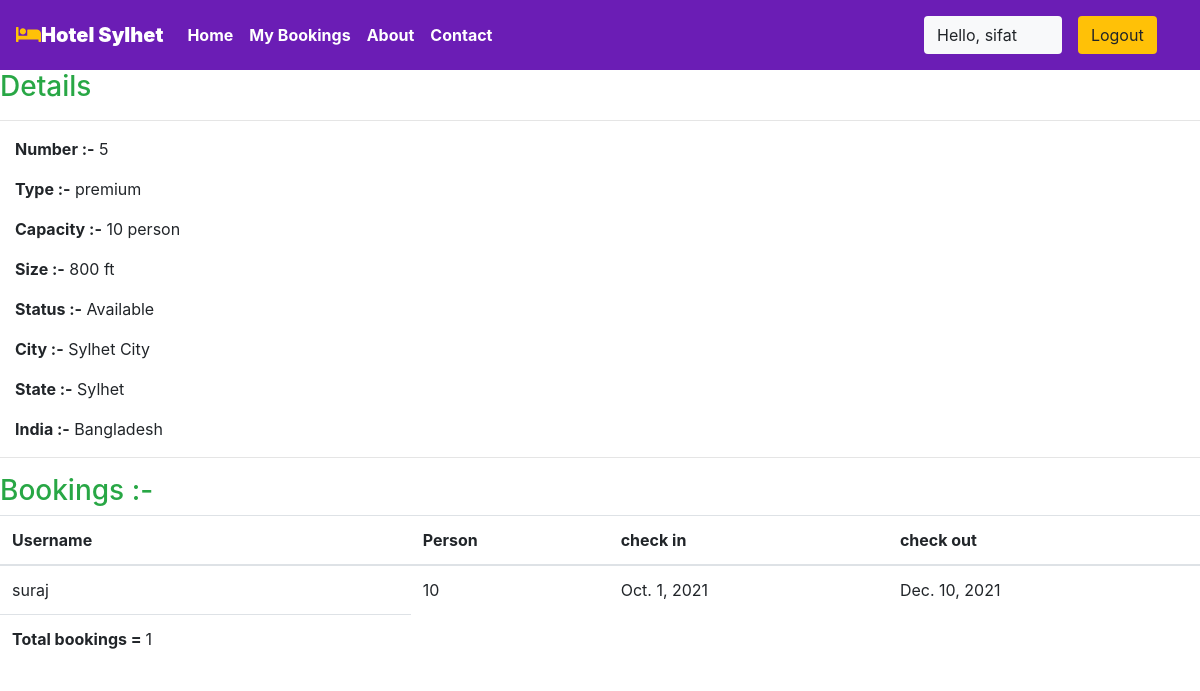
Page /staff/panel/view-room?roomid=1 (signed in) on the committed database.
### sust/models.py (models this page shows, shortened)
class Rooms(models.Model):
    ROOM_STATUS = (
    ("1", "available"),
    ("2", "not available"),
    )
    ROOM_TYPE = (
    ("1", "premium"),
    ("2", "deluxe"),
    ("3","basic"),
    )
    room_type = models.CharField(max_length=50,choices = ROOM_TYPE)
    capacity = models.IntegerField()
    price = models.IntegerField()
    size = models.IntegerField()
    hotel = models.ForeignKey(Hotels, on_delete = models.CASCADE)
    status = models.CharField(choices =ROOM_STATUS,max_length = 15)
    roomnumber = models.IntegerField()

class Hotels(models.Model):
    name = models.CharField(max_length=30,default="Sifat")
    owner = models.CharField(max_length=20)
    location = models.CharField(max_length=50)
    state = models.CharField(max_length=50,default="Sylhet")
    country = models.CharField(max_length=50,default="Bangladesh")

class Reservation(models.Model):
    check_in = models.DateField(auto_now =False)
    check_out = models.DateField()
    room = models.ForeignKey(Rooms, on_delete = models.CASCADE)
    guest = models.ForeignKey(User, on_delete= models.CASCADE)
    booking_id = models.CharField(max_length=100,default="null")

### sust/views.py (the view)
# urls.py: path('staff/panel/view-room', views.view_room),
@login_required(login_url='/staff')
def view_room(request):
    room_id = request.GET['roomid']
    room = Rooms.objects.all().get(id=room_id)
    reservation = Reservation.objects.all().filter(room=room)
    return HttpResponse(render(request,'staff/viewroom.html',{'room':room,'reservations':reservation}))

### templates/staff/viewroom.html
 {% extends 'basic.html' %} {% block title %}View Room {% endblock title %} {% block body %}
<h3 class="text-success"> Details</h3>
<hr>
<div class="container mx-0 ">
    <p><b>Number :-</b> {{room.roomnumber}}</p>
    <p><b>Type :-</b> {{room.get_room_type_display}}</p>
    <p><b>Capacity :-</b> {{room.capacity}} person</p>
    <p><b>Size :-</b> {{room.size}} ft</p>
    <p><b>Status :-</b> {{room.get_status_display| capfirst}} </p>
    <p><b>City :-</b> {{room.hotel.location| capfirst}} </p>
    <p><b>State :-</b> {{room.hotel.state| capfirst}} </p>
    <p><b>India :-</b> {{room.hotel.country| capfirst}} </p>
</div>
<hr> {% if reservations %}
<h3 class="text-success">Bookings :-</h3>
<table class="table">
    <thead>
        <th>Username</th>
        <th>Person</th>
        <th>check in</th>
        <th>check out</th>
    </thead>
    {% for each_detail in reservations %}
    <tr>
        <td>{{each_detail.guest.username}}</td>
        <td>{{each_detail.room.capacity}}</td>
        <td>{{each_detail.check_in}}</td>
        <td>{{each_detail.check_out}}</td>
    </tr>
    {% endfor %}
    <tr>
        <td><b>Total bookings = </b>{{reservations | length}}</td>
    </tr>
</table>
{% else %}
<p>No details found</p>
{% endif %} {% endblock body %}

### templates/basic.html (shortened to what this page needs)
{% load static %}
<!DOCTYPE html>
<!DOCTYPE html>
<html lang="en">
  <head>
    <link
      rel="stylesheet"
      href="https://use.fontawesome.com/releases/v5.7.0/css/all.css"
    />
    <link rel="stylesheet" href="{% static 'bootstrap\bootstrap.css' %}" />
    <link
      rel="stylesheet"
      href="https://maxcdn.bootstrapcdn.com/bootstrap/4.5.0/css/bootstrap.min.css"
    />
  </head>
  <body
    style="
      dbackground-image: url('https://source.unsplash.com/random');
      height: 100%;
    "
  >
    <div class="container-fluid px-0">
      <nav
        class="navbar navbar-expand-lg navbar-dark font-weight-bold"
        style="background-color: rgb(107, 29, 181)"
      >
        <a class="navbar-brand text-bold bg-black" href="/"
          ><i class="fas fa-bed text-warning"></i><b>Hotel Sylhet</b></a
        >
        <div class="collapse navbar-collapse" id="navbarSupportedContent">
          <ul class="navbar-nav mr-auto">
            <li class="nav-item active">
              <a class="nav-link text-bold" href="/home"> Home</a>
            </li>
            {% if user.is_staff %}
            <li class="nav-item active">
              <a class="nav-link text-bold" href="/staff/panel">Dashboard </a>
            </li>
            {% elif user.is_staff == False and user.is_authenticated %}
            <li class="nav-item active">
              <a class="nav-link text-bold" href="/user/bookings"
                >My Bookings
              </a>
            </li>
            {% endif %}
            <li class="nav-item active">
              <a class="nav-link text-bold" href="/about">About</a>
            </li>
            <li class="nav-item active">
              <a class="nav-link text-bold" href="/contact">Contact </a>
            </li>
          </ul>
          {% if user.is_authenticated %}
          <button
            class="btn btn-group bg-light"
            data-toggle="modal"
            data-target="#forlogin"
          >
            Hello, {{request.user}}
            <a href="/logout" class="nav-link">
              <button
                class="btn btn-group bg-warning"
                data-toggle="modal"
                data-target="#forlogin"
              >
                Logout
              </button></a
            >&nbsp; &nbsp;
          </button>
          {% endif %}
        </div>
      </nav>
    </div>
     {% block body %} {% endblock body %}
  </body>
</html>

### templates/basic.html (style rules this page uses)
a { text-decoration: none; }

### rows in the picture
Rooms: roomnumber "5", room_type "premium", capacity "10", size "800", status "Available", hotel.location "Sylhet City", hotel.state "Sylhet", hotel.country "Bangladesh"
Reservation: guest.username "suraj", room.capacity "10", check_in "Oct. 1, 2021", check_out "Dec. 10, 2021"

### other values in the picture
{{ request.user }} "sifat"
{{ reservations | length }} "1"
